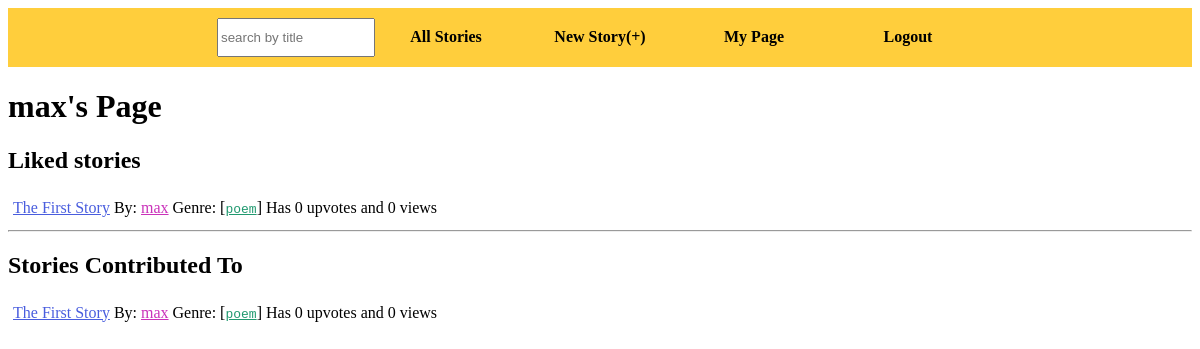
Page /user?id=max on the earlier database version.
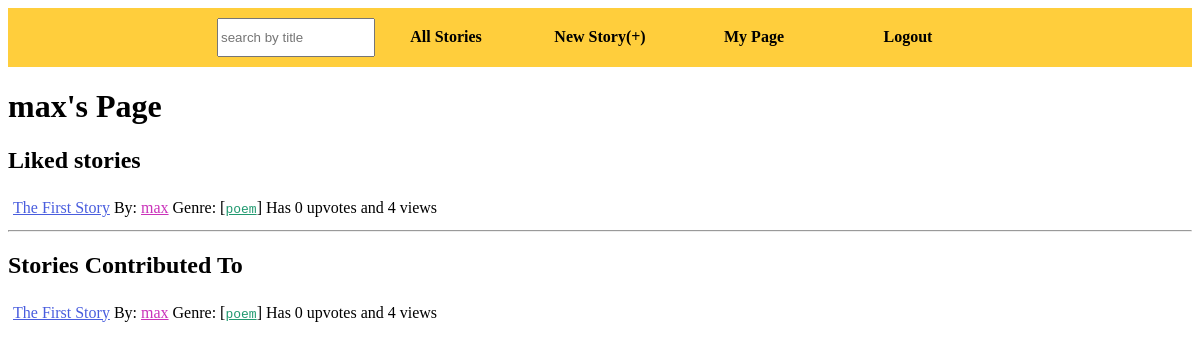
Same page on the later database version.
### tables this page shows
CREATE TABLE stories (title TEXT, creator TEXT, id INTERGER PRIMARY KEY, genre TEXT, word_limit INTEGER, cooldown INTEGER, contributions INTEGER, finished BOOLEAN, likes INTEGER, views INTEGER);

### ourStory.py (the view)
@app.route('/user', methods = ['GET'])
def user():
    userName = request.args.get("id", session.get("user", ""))
    print 'user' in session
    if not users.user_exists(userName):
        return render_template("invalid.html")
    me=session.get("user", "")
    return render_template("user.html", page_title=userName, user=userName, me=me, contributedStories=search.getStories(users.get_contributions(userName)), likedStories=search.getStories(users.get_likes(userName)))

### util/search.py (called while the page is built)
def tuple_to_dictionary(tuuple, list_of_keys):
    d = {} #the dictionary
    index = 0 #the column index
    while index < len(tuuple):
        d[ list_of_keys[index] ] = tuuple[index]
        index += 1
    return d

def getStories(list_of_id):
    list = []
    for id in list_of_id:
        list.append(getStory(id))
    return list

### util/users.py (called while the page is built)
def user_exists(username):
    db = sqlite3.connect(db_name)
    c = db.cursor()
    command = "SELECT * FROM users WHERE username = '%s';"%(username)
    result = c.execute(command).fetchone()
    db.commit()
    db.close()
    if result:
        return True
    else:
        return False

def get_contributions(user):
    db = sqlite3.connect(db_name)
    c = db.cursor()
    command = "SELECT contributions FROM users WHERE username = '%s';" %(user,)
    contributions = c.execute(command).fetchone()[0]
    contributions_as_list = contributions.split(" ")
    contributions = []
    for string in contributions_as_list:
        if string.isdigit():
            contributions.append(int(string))
    db.close()
    return contributions

### templates/user.html
{% extends "base.html" %}
{% block body %}
{% if user=="" or user==me %}
<h1>My Page</h1>
{% else %}
<h1>{{user}}'s Page</h1>
{% endif %}
<h2>Liked stories</h2>
<div id="stories" class="list">
    {% for story in likedStories %}
        {% set id = story["id"] %}
        {% set who = story["author"] %}
        {% set genre = story["genre"] %}
        <div>
        <a class="storyLink" href="/story?id={{id}}">{{ story["title"] }}</a>
        By: <a class="userLink" href="/user?id={{who}}">{{ who }}</a>
        Genre: [<a class="genre" href="/search?genre={{genre}}">{{ genre }}</a>]
        Has {{ story["popularity"] }} upvotes and {{ story["views"] }} views
        </div>
    {% endfor %}
    </div>
<hr/>
<h2>Stories Contributed To</h2>
<div id="stories" class="list">
    {% for i in contributedStories %}
        {% set storyId = i["id"] %}
        {% set title = i["title"] %}
        {% set who = i["author"] %}
        {% set genre = i["genre"] %}
        {% set popularity = i["popularity"] %}
        {% set views = i["views"] %}
        <div>
        <a class="storyLink" href="/story?id={{storyId}}">{{ title }}</a>
        By: <a class="userLink" href="/user?id={{who}}">{{ who }}</a>
        Genre: [<a class="genre" href="/search?genre={{genre}}">{{ genre }}</a>]
        Has {{popularity }} upvotes and {{ views }} views
        </div>
    {% endfor %}
    </div>
{% endblock %}

Differences in the rows shown:
changed stories "The First Story": views "0" → "4"
